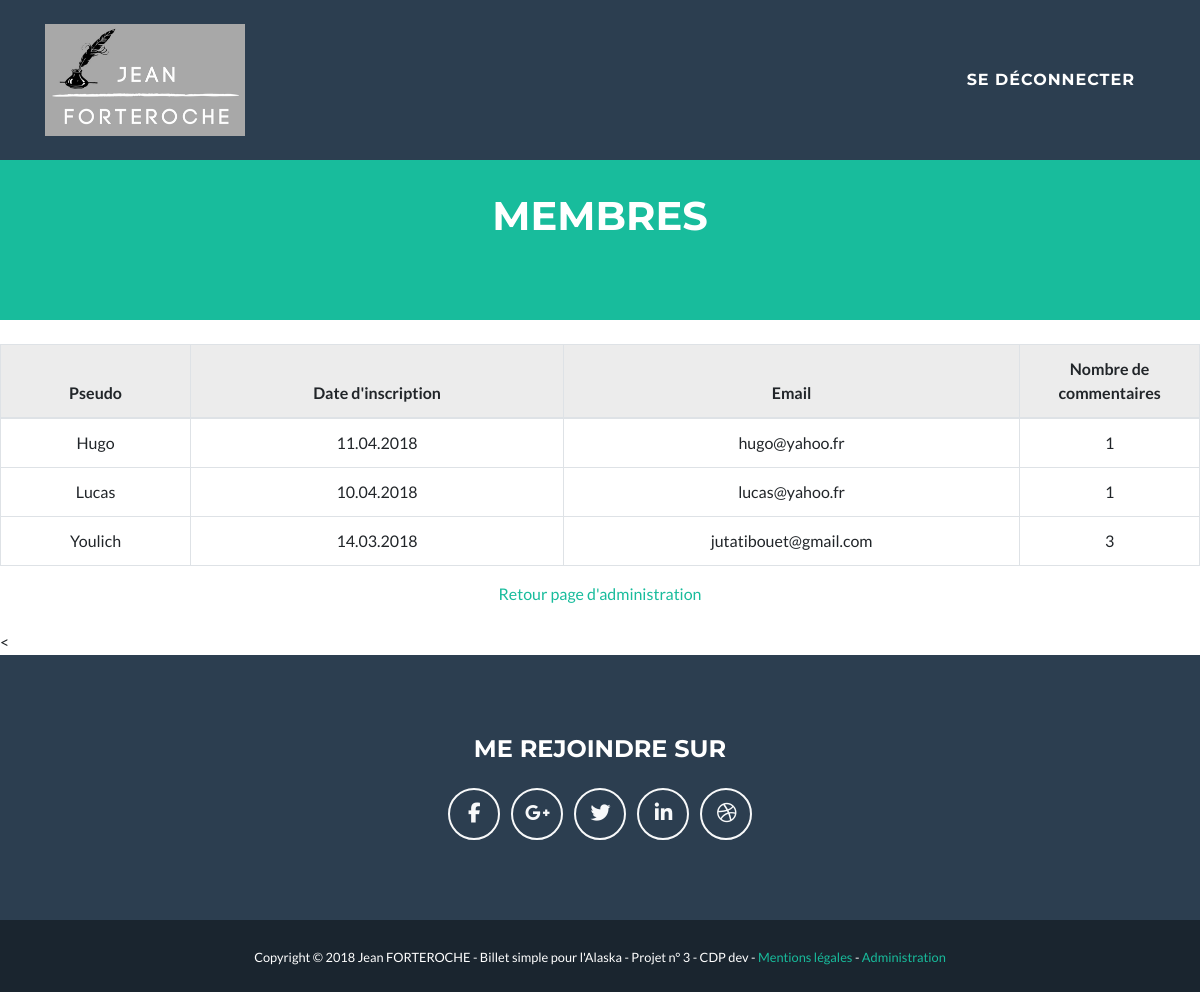
The app's page /index.php?action=listmembres, older data.
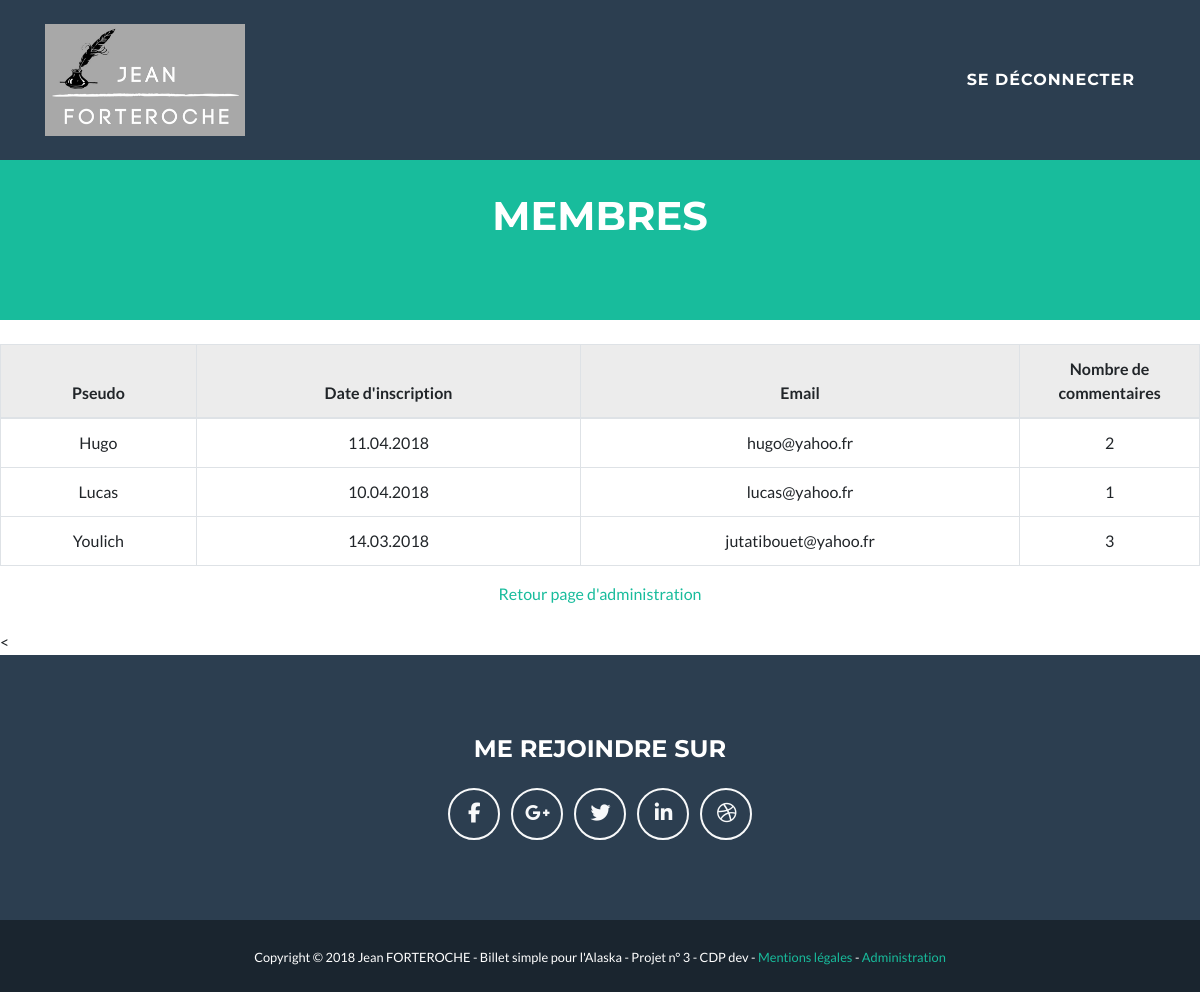
The same page, newer data.
### tables this page shows
CREATE TABLE IF NOT EXISTS `membres` (
  `id` int(11) NOT NULL AUTO_INCREMENT,
  `pseudo` varchar(255) NOT NULL,
  `pass` text NOT NULL,
  `email` varchar(255) NOT NULL,
  `dateInscription` date NOT NULL,
  `nbcomms` int(11) DEFAULT NULL,
  PRIMARY KEY (`id`)
);

### controller/Backend.php (called while the page is built, shortened)
<?php
Class Backend
{
    private $membreManager;
    public function __construct($membreManager, $adminManager, $commentManager, $chapterManager, $booksManager, $imagesManager) {
        $this->membreManager = $membreManager;
    }
    public function listMembres()
    {
        $membreManager = $this->membreManager;
        $membres = $membreManager->listMembres();
        $success = (isset($_SESSION['success'])?$_SESSION['success']:null);
        $error = (isset($_SESSION['error'])?$_SESSION['error']:null);
        $myView = new View('listmembres');
        $myView->renderView(array('membres' => $membres, 'success'=> $success, 'error'=> $error));
    }
}

### index.php (called while the page is built, shortened)
<?php
require_once('services/Autoload.php');
$container = new \services\Container([]);
$router = new \router\Router($container);
$router->resolve();

### model/MembreManager.php (called while the page is built, shortened)
<?php
class MembreManager extends Manager
{
    public function listMembres() {
        $membres = array();
        $db = $this->dbConnect();
        $req = $db->query('SELECT * FROM membres ORDER BY pseudo');
        while ($data = $req->fetch()) {
            $membre = new Membres();
            $membre->hydrate($data);
            $membres[] = $membre;
        }
        return $membres;
    }
}

### services/Autoload.php (called while the page is built, shortened)
<?php
class Autoload
{
    static function chargerClass($class)
    {
        $file = str_replace('\\','/',$class);
        $file = ltrim($file,'/');
    }
}

### entity/Membres.php (called while the page is built, shortened)
<?php
class Membres
{
    private $pseudo;
    private $email;
    private $dateInscription;
    private $nbcomms;
    public function hydrate(array $donnees)
    {
        foreach ($donnees as $key => $value)
        {
            $method = 'set'.ucfirst($key);
        }
    }
    public function getNbcomms()
    {
        return $this->nbcomms;
    }
    public function setNbcomms ($nbcomms)
    {
        $this->nbcomms = $nbcomms;
    }
    public function getPseudo()
    {
        return $this->pseudo;
    }
    public function setPseudo ($pseudo)
    {
        $this->pseudo = $pseudo;
    }
    public function getEmail ()
    {
        return $this->email;
    }
    public function setEmail ($email)
    {
        $this->email = $email;
    }
    public function getDateInscription()
    {
        return $this->dateInscription;
    }
    public function setDateInscription ($dateInscription)
    {
        $this->dateInscription = $dateInscription;
    }
}

### view/backend/listmembres.php (the view, shortened to what this page needs)
<header class="bg-primary text-white text-center">
        <h1>Membres</h1>
</header>
<body class="top">
<br/>
<table class="table table-bordered text-center">
    <thead class="thead table-active">
    <tr>
        <th scope="col">Pseudo</th>
        <th scope="col">Date d'inscription</th>
        <th scope="col">Email</th>
        <th width="15%" scope="col">Nombre de commentaires</th>
    </tr>
    </thead>
    <tbody>
<?php
foreach ($membres as $membre)
{
?>
    <tr>
            <td><?php echo $membre->getPseudo();?></td>
            <td><?php $date = date_create($membre->getDateInscription());
                echo date_format($date,'d.m.Y'); ?></td>
            <td><?php echo $membre->getEmail(); ?></td>
            <td> <?php echo $membre->getNbcomms(); ?></td>
    </tr>
    <?php
    }
    ?>
    </tbody>
</table>
<div align="center"> <a href="index.php?action=administration">Retour page d'administration</a> </div>
<br/>
</body>

Row changes from the older to the newer data that the page shows:
changed membres "Hugo": nbcomms "1" → "2"
changed membres "Youlich": email "jutatibouet@gmail.com" → "jutatibouet@yahoo.fr"
